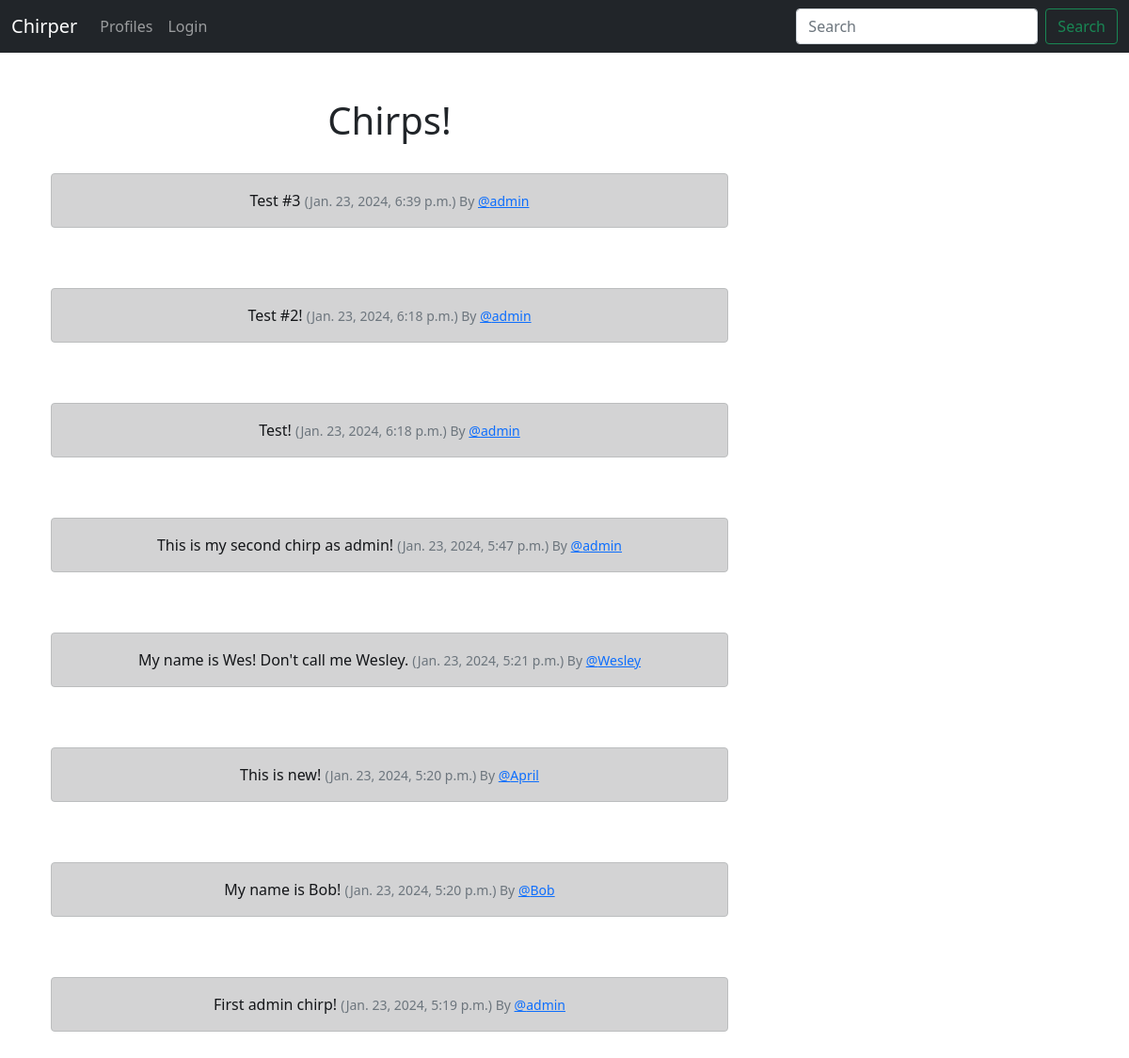
The page / on the database its author committed.
### Chirper/models.py (models this page shows, shortened)
class Chirp(models.Model):
    user = models.ForeignKey(
        User, related_name="chirps",
        on_delete = models.DO_NOTHING
    )
    body = models.CharField(max_length=200)
    created_at = models.DateTimeField(auto_now_add=True)

### Chirper/views.py (the view)
# urls.py: path('', views.home, name="home"),
def home(request):
    if request.user.is_authenticated:
        form = ChirpForm(request.POST or None)
        if request.method == "POST":
            if form.is_valid():
                chirp = form.save(commit=False)
                chirp.user = request.user
                chirp.save()
                messages.success(request, ("Your chirp has been posted!"))
                return redirect('home')
        chirps = Chirp.objects.all().order_by("-created_at")
        return render(request, 'home.html', { "chirps":chirps, "form":form })
    else:
        chirps = Chirp.objects.all().order_by("-created_at")
        return render(request, 'home.html', { "chirps":chirps })

### Chirper/templates/home.html (shortened to what this page needs)
{% extends 'base.html' %}
{% block content %}
    <div class="container text-center">
        <div class="row">
            <div class="col-8">
                <br><h1>Chirps!</h1>
                {% for chirp in chirps %}
                    <br>
                    <div class="alert alert-dark" role="alert">
                        {{ chirp.body }}
                        <small class="text-muted">
                            ({{ chirp.created_at }}) By <a href="{% url 'profile' chirp.user.id %}">@{{ chirp.user.username }}</a>
                        </small>
                    </div>
                    <br>
                {% endfor %}
            </div>
            <div class="col-4"><br><br><br><br>
            </div>
        </div>
    </div>
{% endblock %}

### rows shown on the page
Chirp: body "Test #3", created_at "Jan. 23, 2024, 6:39 p.m.", user.username "admin"
Chirp: body "Test #2!", created_at "Jan. 23, 2024, 6:18 p.m.", user.username "admin"
Chirp: body "Test!", created_at "Jan. 23, 2024, 6:18 p.m.", user.username "admin"
Chirp: body "This is my second chirp as admin!", created_at "Jan. 23, 2024, 5:47 p.m.", user.username "admin"
Chirp: body "My name is Wes! Don't call me Wesley.", created_at "Jan. 23, 2024, 5:21 p.m.", user.username "Wesley"
Chirp: body "This is new!", created_at "Jan. 23, 2024, 5:20 p.m.", user.username "April"
Chirp: body "My name is Bob!", created_at "Jan. 23, 2024, 5:20 p.m.", user.username "Bob"
Chirp: body "First admin chirp!", created_at "Jan. 23, 2024, 5:19 p.m.", user.username "admin"
